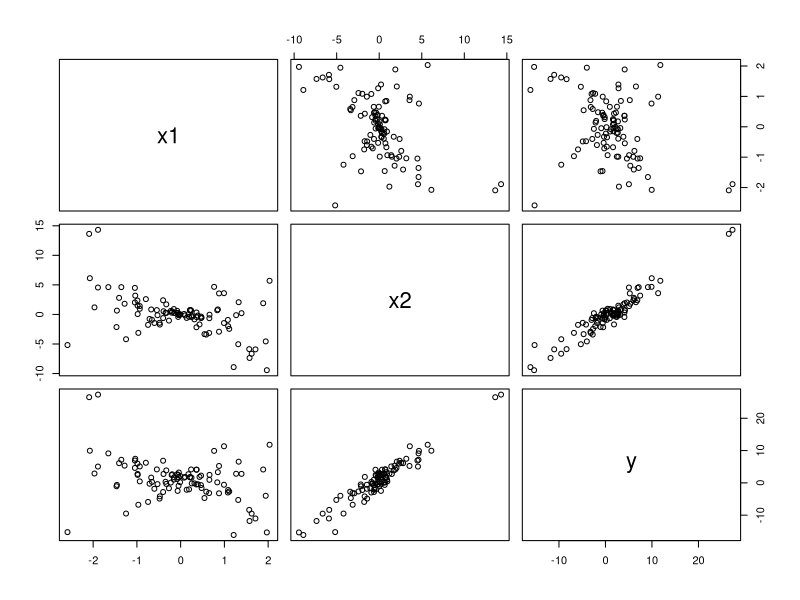

This figure's R source: (Note: this script raises an error after producing the figure.)
library(glmnet)

# Some fake data:
x1 <- rnorm(100)
x2 <- rnorm(100, mean = -1, sd = 3)*x1
y <- 1 + x1 + 2*x2 + rnorm(100, sd = 2)
data <- data.frame(x1 = x1, x2 = x2, y = y)
pairs(data)

# simple linear regression without regularization:
simple_lm <- lm(y ~ x1 + x2)
coefficients(simple_lm)

# regression using elastic-net regularization:
cv <- cv.glmnet(x = cbind(x1, x2), y = y)

# This is the optimal value for lambda according to cross-validation:
cv$lambda.min

# fitting a penalized regression model using the optimal value for lambda:
penalized_lm_opt <- glmnet(x = X, y, lambda = cv$lambda.min)
coef(penalized_lm_opt)
